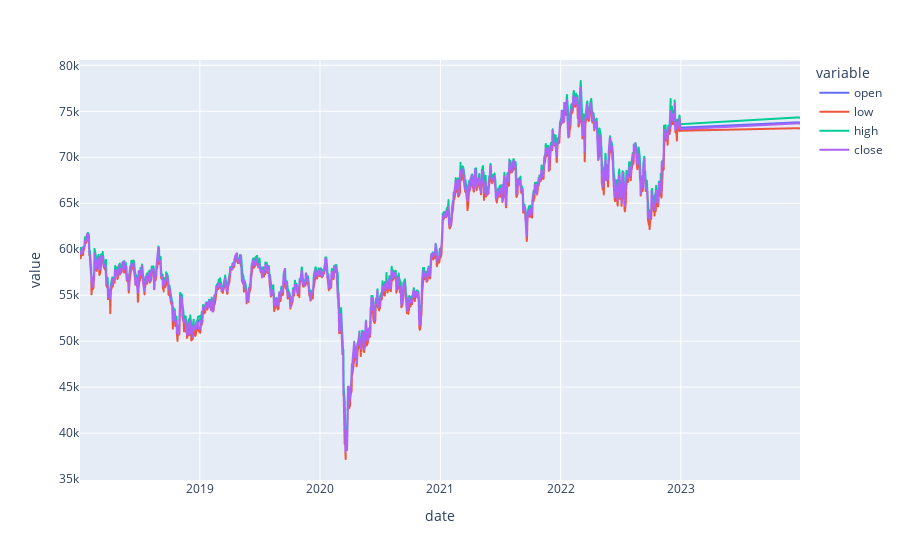

The cell this chart's notebook holds for it:
### Code cell
pd.options.plotting.backend = "plotly"
data.plot(x='date', y=['open', 'low','high','close'])

### Figure 1 — Plotly figure (JSON) as saved in the notebook; plotly's stock layout.template omitted (floating-point values rounded to 4 significant figures; data arrays with more than 128 entries replaced by an {"elided": "..."} marker saying what was removed)
{"data": [{"hovertemplate": "variable=open<br>date=%{x}<br>value=%{y}<extra></extra>", "legendgroup": "open", "line": {"color": "#636efa", "dash": "solid"}, "marker": {"symbol": "circle"}, "mode": "lines", "name": "open", "showlegend": true, "type": "scattergl", "x": {"elided": "1239 str values"}, "xaxis": "x", "y": {"elided": "1239 float values"}, "yaxis": "y"}, {"hovertemplate": "variable=low<br>date=%{x}<br>value=%{y}<extra></extra>", "legendgroup": "low", "line": {"color": "#EF553B", "dash": "solid"}, "marker": {"symbol": "circle"}, "mode": "lines", "name": "low", "showlegend": true, "type": "scattergl", "x": {"elided": "1239 str values"}, "xaxis": "x", "y": {"elided": "1239 float values"}, "yaxis": "y"}, {"hovertemplate": "variable=high<br>date=%{x}<br>value=%{y}<extra></extra>", "legendgroup": "high", "line": {"color": "#00cc96", "dash": "solid"}, "marker": {"symbol": "circle"}, "mode": "lines", "name": "high", "showlegend": true, "type": "scattergl", "x": {"elided": "1239 str values"}, "xaxis": "x", "y": {"elided": "1239 float values"}, "yaxis": "y"}, {"hovertemplate": "variable=close<br>date=%{x}<br>value=%{y}<extra></extra>", "legendgroup": "close", "line": {"color": "#ab63fa", "dash": "solid"}, "marker": {"symbol": "circle"}, "mode": "lines", "name": "close", "showlegend": true, "type": "scattergl", "x": {"elided": "1239 str values"}, "xaxis": "x", "y": {"elided": "1239 float values"}, "yaxis": "y"}], "layout": {"legend": {"title": {"text": "variable"}, "tracegroupgap": 0}, "margin": {"t": 60}, "xaxis": {"anchor": "y", "domain": [0, 1], "title": {"text": "date"}}, "yaxis": {"anchor": "x", "domain": [0, 1], "title": {"text": "value"}}}}
